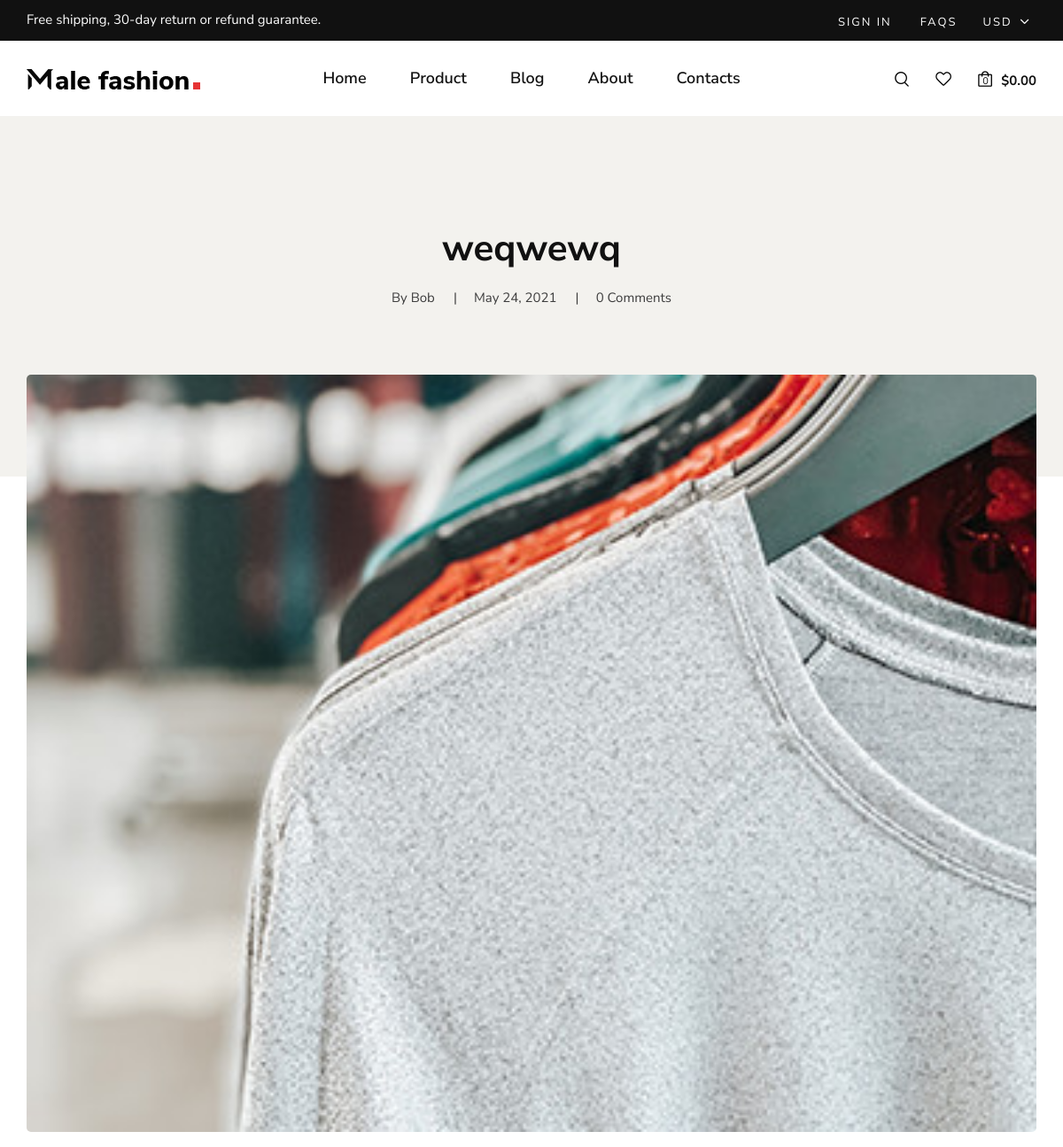
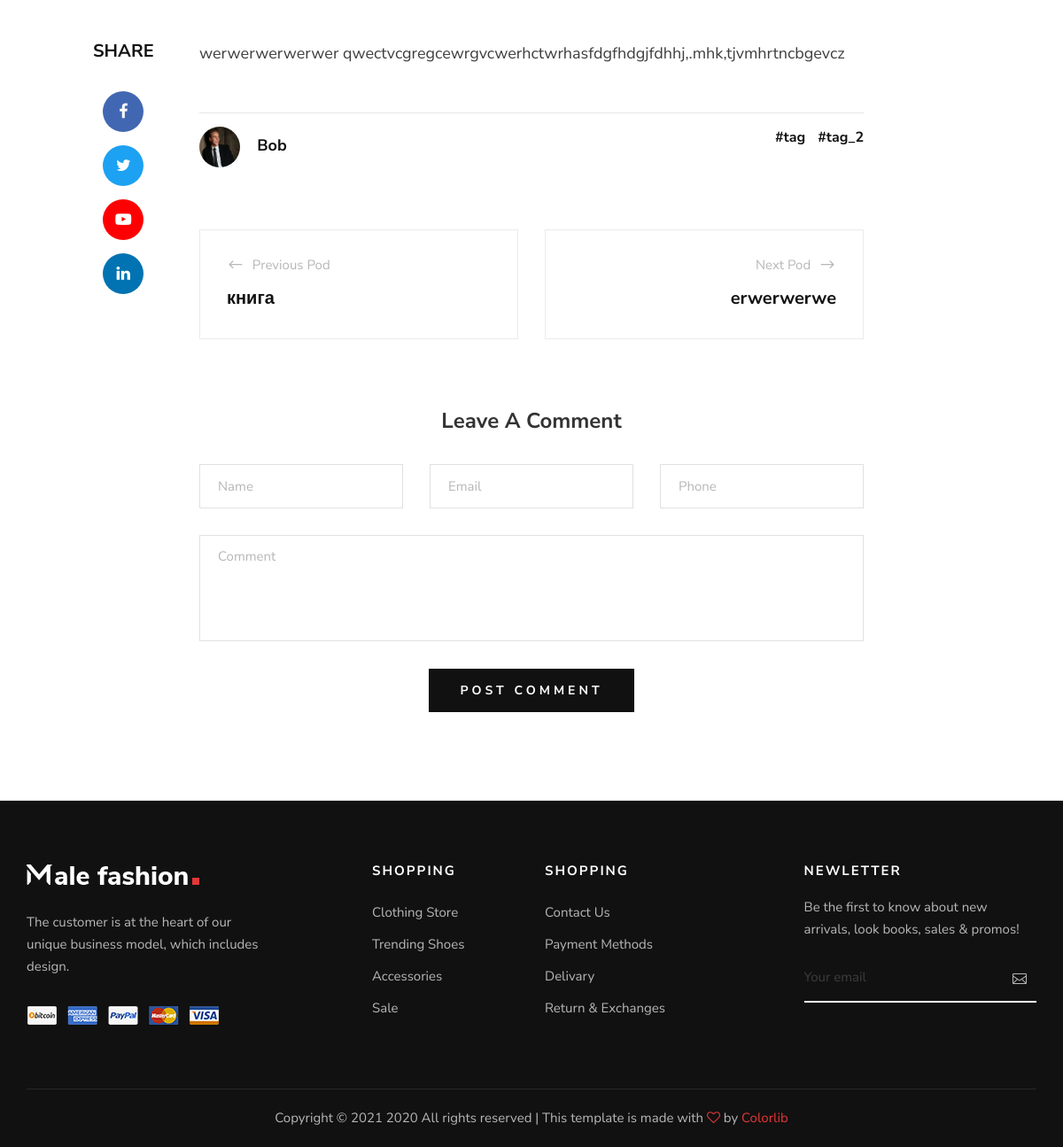
Page /blog/3/ on the committed database (2 pictures, top to bottom).
### posts/models.py (models this page shows, shortened)
class PostModel(models.Model):
    title = models.CharField(max_length=512)
    image = models.ImageField(upload_to='posts')
    banner = models.ImageField(upload_to='post banners')
    author = models.ForeignKey(AuthorModel,
                               on_delete=models.PROTECT,
                               related_name='posts'
                               )
    content = RichTextUploadingField()
    tags = models.ManyToManyField(PostTagModel,
                                  related_name='posts'
                                  )
    created_at = models.DateTimeField(auto_now_add=True)
    def get_comments(self):
        return self.comments.order_by('-created_at')
    def get_prev(self):
        return self.get_previous_by_created_at()
    def get_next(self):
        return self.get_next_by_created_at()
    class Meta:
        verbose_name = 'post'
        verbose_name_plural = 'posts'

class AuthorModel(models.Model):
    name = models.CharField(max_length=50)
    image = models.ImageField(upload_to='authors')
    created_at = models.DateTimeField(auto_now_add=True)
    def __str__(self):
        return self.name
    class Meta:
        verbose_name = 'author'
        verbose_name_plural = 'authors'

class PostTagModel(models.Model):
    title = models.CharField(max_length=50)
    created_at = models.DateTimeField(auto_now_add=True)
    class Meta:
        verbose_name = 'post tag'
        verbose_name_plural = 'post tags'

### posts/views.py (the view)
# urls.py: path('<int:pk>/', PostDetailView.as_view(), name='detail'),
class PostDetailView(DetailView):
    template_name = 'blog-detail.html'
    model = PostModel

### templates/blog-detail.html (shortened to what this page needs)
{% extends 'layouts/base.html' %}
{% block content %}
    <section class="blog-hero spad">
        <div class="container">
            <div class="row d-flex justify-content-center">
                <div class="col-lg-9 text-center">
                    <div class="blog__hero__text">
                        <h2>{{ object.title }}</h2>
                        <ul>
                            <li>By {{ object.author }}</li>
                            <li>{{ object.created_at|date:'F d, Y' }}</li>
                            <li>{{ object.comments.count }} Comments</li>
                        </ul>
                    </div>
                </div>
            </div>
        </div>
    </section>
    <section class="blog-details spad">
        <div class="container">
            <div class="row d-flex justify-content-center">
                <div class="col-lg-12">
                    <div class="blog__details__pic">
                        <img src="{{ object.banner.url }}" alt="">
                    </div>
                </div>
                <div class="col-lg-8">
                    <div class="blog__details__content">
                        <div class="blog__details__share">
                            <span>share</span>
                            <ul>
                                <li>
                                    <a href="#"><i class="fa fa-facebook"></i></a>
                                </li>
                                <li>
                                    <a href="#" class="twitter"><i class="fa fa-twitter"></i></a>
                                </li>
                                <li>
                                    <a href="#" class="youtube"><i class="fa fa-youtube-play"></i></a>
                                </li>
                                <li>
                                    <a href="#" class="linkedin"><i class="fa fa-linkedin"></i></a>
                                </li>
                            </ul>
                        </div>
                        <div class="blog__details__text">
                            {{ object.content|safe }}
                        </div>
                        <div class="blog__details__option">
                            <div class="row">
                                <div class="col-lg-6 col-md-6 col-sm-6">
                                    <div class="blog__details__author">
                                        <div class="blog__details__author__pic">
                                            <img src="{{ object.author.image.url }}" alt="{{ object.author }}">
                                        </div>
                                        <div class="blog__details__author__text">
                                            <h5>{{ object.author.name }}</h5>
                                        </div>
                                    </div>
                                </div>
                                <div class="col-lg-6 col-md-6 col-sm-6">
                                    <div class="blog__details__tags">
                                        {% for tag in object.tags.all %}
                                            <a href="{% url 'posts:list' %}?tag={{ tag.title }}">#{{ tag.title }}</a>
                                        {% endfor %}
                                    </div>
                                </div>
                            </div>
                        </div>
                        <div class="blog__details__btns">
                            <div class="row">
                                <div class="col-lg-6 col-md-6 col-sm-6">
                                    {% if object.get_prev %}
                                        <a href="{% url 'posts:detail' pk=object.get_prev.pk %}" class="blog__details__btns__item">
                                            <p><span class="arrow_left"></span> Previous Pod</p>
                                            <h5>{{ object.get_prev.title }}</h5>
                                        </a>
                                    {% endif %}
                                </div>
                                <div class="col-lg-6 col-md-6 col-sm-6">
                                    {% if object.get_next %}
                                        <a href="{% url 'posts:detail' pk=object.get_next.pk %}" class="blog__details__btns__item blog__details__btns__item--next">
                                            <p>Next Pod <span class="arrow_right"></span></p>
                                            <h5>{{ object.get_next.title }}</h5>
                                        </a>
                                    {% endif %}
                                </div>
                            </div>
                        </div>
                        <div class="blog__details__comment mt-2">
                            <h4>Leave A Comment</h4>
                            <form method="POST" action="{% url 'posts:comment' pk=object.pk %}#comment-section">
                                <div class="row">
                                    <div class="col-lg-4 col-md-4">
                                        <input name="name" type="text" placeholder="Name">
                                    </div>
                                    <div class="col-lg-4 col-md-4">
                                        <input name="email" type="email" placeholder="Email">
                                    </div>
                                    <div class="col-lg-4 col-md-4">
                                        <input name="phone" type="text" placeholder="Phone">
                                    </div>
                                    <div class="col-lg-12 text-center">
                                        <textarea name="comment" placeholder="Comment"></textarea>
                                        <button type="submit" class="site-btn">Post Comment</button>
                                    </div>
                                </div>
                            </form>
                        </div>
                    </div>
                </div>
            </div>
        </div>
    </section>
{% endblock %}

### static/css/style.css (style rules this page uses)
html, body { height: 100%; font-family: "Nunito Sans", sans-serif; -webkit-font-smoothing: antialiased; }
h1, h2, h3, h4, h5, h6 { margin: 0; color: #111111; font-weight: 400; font-family: "Nunito Sans", sans-serif; }
h2 { font-size: 36px; }
h4 { font-size: 24px; }
h5 { font-size: 18px; }
p { font-size: 15px; font-family: "Nunito Sans", sans-serif; color: #3d3d3d; font-weight: 400; line-height: 25px; margin: 0 0 15px 0; }
img { max-width: 100%; }
ul, ol { padding: 0; margin: 0; }
.spad { padding-top: 100px; padding-bottom: 100px; }
.site-btn { font-size: 14px; color: #ffffff; background: #111111; font-weight: 700; border: none; text-transform: uppercase; display: inline-block; padding: 14px 30px; }
.blog-hero { background: #f3f2ee; padding-top: 125px; padding-bottom: 190px; }
.blog__hero__text h2 { color: #111111; font-size: 42px; font-weight: 700; line-height: 50px; margin-bottom: 18px; }
.blog__hero__text ul li { list-style: none; font-size: 15px; color: #3d3d3d; display: inline-block; margin-right: 40px; position: relative; }
.blog__hero__text ul li:after { position: absolute; right: -25px; top: 0; content: "|"; }
.blog__hero__text ul li:last-child { margin-right: 0; }
.blog__hero__text ul li:last-child:after { display: none; }
.blog-details { margin-top: -115px; padding-top: 0; }
.blog__details__content { position: relative; }
.blog__details__pic { margin-bottom: 60px; }
.blog__details__pic img { min-width: 100%; border-radius: 5px; }
.blog__details__share { text-align: center; position: absolute; left: -120px; top: 0; }
.blog__details__share span { color: #111111; font-size: 20px; text-transform: uppercase; font-weight: 700; display: block; margin-bottom: 30px; }
.blog__details__share ul li { list-style: none; margin-bottom: 15px; }
.blog__details__share ul li a { color: #ffffff; font-size: 18px; height: 46px; display: inline-block; width: 46px; border-radius: 50%; line-height: 46px; text-align: center; background: #4267b2; }
.blog__details__share ul li a.twitter { background: #1da1f2; }
.blog__details__share ul li a.youtube { background: #fe0003; }
.blog__details__share ul li a.linkedin { background: #0173b2; }
.blog__details__text { margin-bottom: 50px; }
.blog__details__text p { font-size: 18px; line-height: 34px; }
.blog__details__text p:last-child { margin-bottom: 0; }
.blog__details__option { border-top: 1px solid #e5e5e5; padding-top: 15px; margin-bottom: 70px; }
.blog__details__author__pic { display: inline-block; margin-right: 15px; }
.blog__details__author__pic img { height: 46px; width: 46px; border-radius: 50%; }
.blog__details__author__text { display: inline-block; }
.blog__details__author__text h5 { color: #111111; font-weight: 700; }
.blog__details__tags { text-align: right; }
.blog__details__tags a { display: inline-block; color: #111111; font-weight: 700; margin-right: 10px; }
.blog__details__tags a:last-child { margin-right: 0; }
.blog__details__btns { margin-bottom: 40px; }
.blog__details__btns__item { display: block; border: 1px solid #ebebeb; padding: 25px 30px 30px; margin-bottom: 30px; }
.blog__details__btns__item.blog__details__btns__item--next { text-align: right; }
.blog__details__btns__item.blog__details__btns__item--next p span { margin-right: 0; margin-left: 5px; }
.blog__details__btns__item p { color: #b7b7b7; margin-bottom: 10px; }
.blog__details__btns__item p span { font-size: 20px; position: relative; top: 4px; margin-right: 5px; }
.blog__details__btns__item h5 { color: #111111; font-size: 20px; line-height: 30px; font-weight: 700; }
.blog__details__comment h4 { color: #333333; font-weight: 700; margin-bottom: 35px; text-align: center; }
.blog__details__comment form input { height: 50px; width: 100%; border: 1px solid #e1e1e1; padding-left: 20px; font-size: 15px; color: #b7b7b7; margin-bottom: 30px; -webkit-transition: all, 0.3s; -o-transition: all, 0.3s; transition: all, 0.3s; }
.blog__details__comment form input::placeholder { color: #b7b7b7; }
.blog__details__comment form textarea { height: 120px; width: 100%; border: 1px solid #e1e1e1; padding-left: 20px; padding-top: 12px; font-size: 15px; color: #b7b7b7; margin-bottom: 24px; resize: none; -webkit-transition: all, 0.3s; -o-transition: all, 0.3s; transition: all, 0.3s; }
.blog__details__comment form textarea::placeholder { color: #b7b7b7; }
.blog__details__comment form button { letter-spacing: 4px; padding: 14px 35px; }
@media only screen and (min-width: 1200px) { .container { max-width: 1170px; } }

### rows in the picture
PostModel: title "weqwewq", author "Bob", created_at "May 24, 2021", comments.count "0", banner (picture), content "werwerwerwerwer qwectvcgregcewrgvcwerhctwrhasfdgfhdgjfdhhj,.mhk,tjvmhrtncbgevcz", author.image (picture), author.name "Bob", get_prev "книга", get_next "erwerwerwe"
PostTagModel: title "tag"
PostTagModel: title "tag_2"
